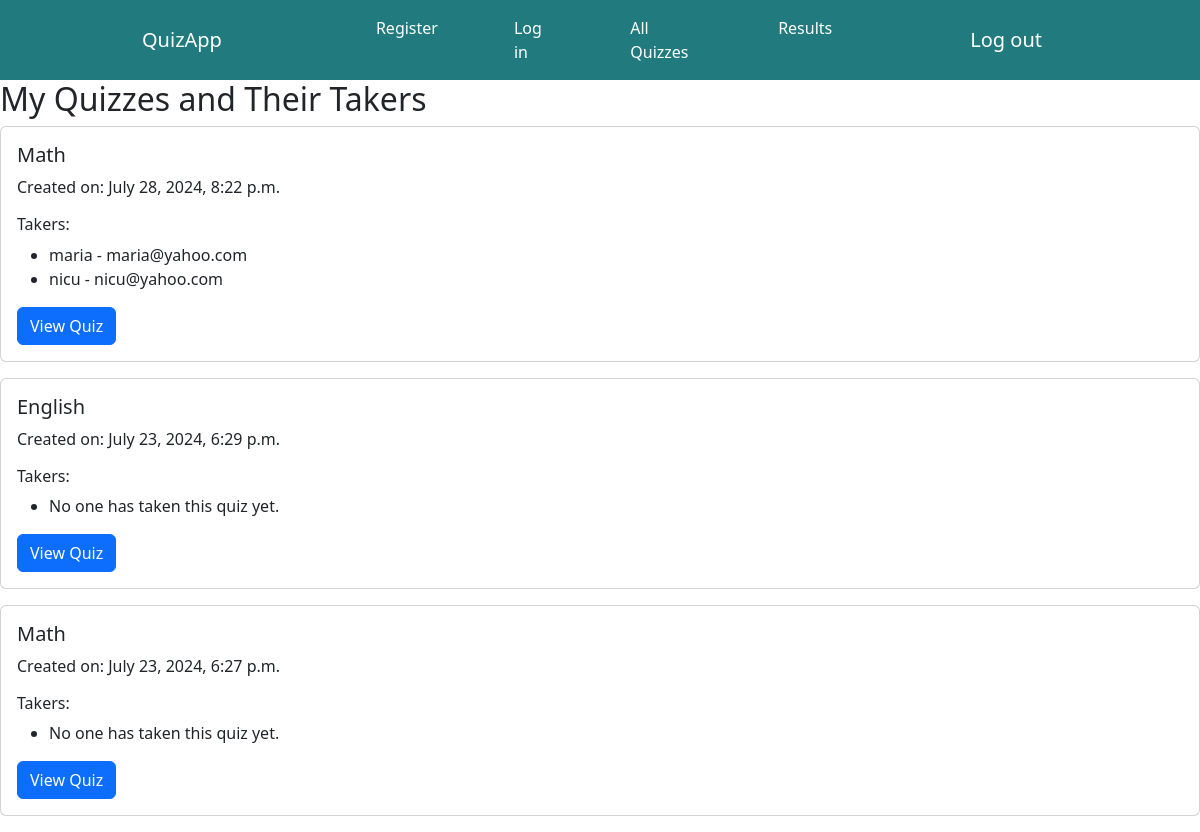
The app's page /my-quizzes-with-takers/ (signed in), older data.
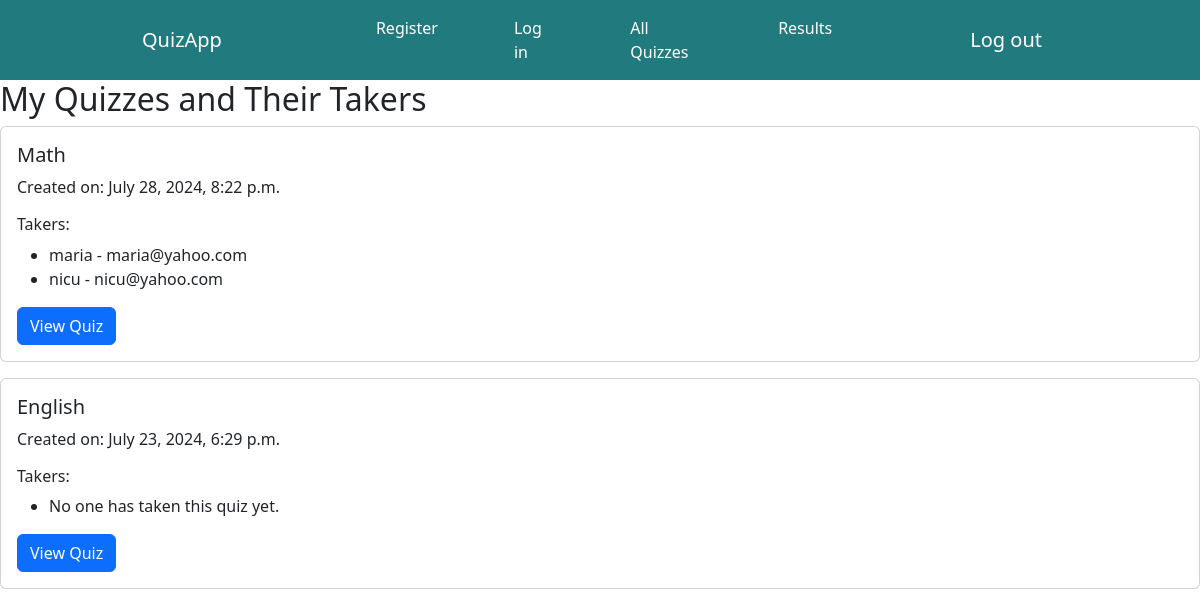
The same page, newer data.
### quiz_app/models.py (models this page shows, shortened)
class Quiz(models.Model):
    title = models.CharField(max_length=200)
    creator = models.ForeignKey(User, on_delete=models.CASCADE, default= 1)
    created_at = models.DateTimeField(auto_now_add=True)
    takers = models.ManyToManyField(User, related_name='taken_quizzes', blank=True)

### quiz_app/views.py (the view)
# urls.py: path('my-quizzes-with-takers/', views.user_quizzes_with_takers, name='user_quizzes_with_takers'),
@login_required
def user_quizzes_with_takers(request):
    quizzes = Quiz.objects.filter(creator=request.user).prefetch_related('takers').order_by('-created_at')
    return render(request, 'quiz_app/user_quizzes_with_takers.html', {'quizzes': quizzes})

### quiz_app/templates/quiz_app/user_quizzes_with_takers.html
{% extends 'quiz_app/home.html' %}
{% block content %}
<h2>My Quizzes and Their Takers</h2>
{% for quiz in quizzes %}
    <div class="card mb-3">
        <div class="card-body">
            <h5 class="card-title">{{ quiz.title }}</h5>
            <p class="card-text">Created on: {{ quiz.created_at }}</p>
            <h6>Takers:</h6>
            <ul>
            {% for taker in quiz.takers.all %}
                <li>{{ taker.username }} - {{ taker.email }}</li>
            {% empty %}
                <li>No one has taken this quiz yet.</li>
            {% endfor %}
            </ul>
            <a href="{% url 'quiz_detail' quiz.id %}" class="btn btn-primary">View Quiz</a>
        </div>
    </div>
{% empty %}
    <p>You haven't created any quizzes yet.</p>
{% endfor %}
{% endblock %}

Row changes from the older to the newer data that the page shows:
removed Quiz: title "Math", created_at "July 23, 2024, 6:27 p.m."
